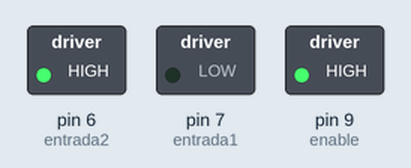
Simulated run of this sketch. Board: Arduino Uno, built with avr-gcc and run on an emulated ATmega328P. On the bench: switched loads named in the sketch (green lamp = pin HIGH).

Above: at 1.0 s.
At 3.0 s:
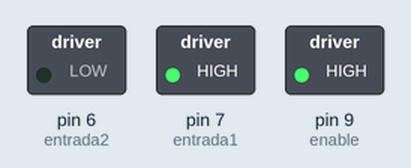
Timing chart, 0 to 5.2 s (numbered marks = the images above):
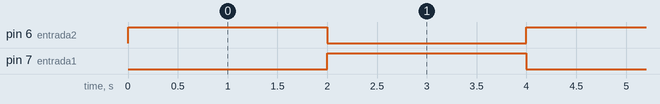

Measured:
- by itself, pin 6 (entrada2), pin 7 (entrada1): alternates HIGH for 2.0 s and LOW for 2.0 s

The sketch:

motor_DC_con_puente_H.ino
```cpp
int entrada1 = 7;
int entrada2 = 6;
int enable = 9;

void setup() {
  pinMode(entrada1,OUTPUT);
  pinMode(entrada2,OUTPUT);
  pinMode(enable,OUTPUT);

  digitalWrite(enable,HIGH);
}

void loop() {
  digitalWrite(entrada1,LOW);
  digitalWrite(entrada2,HIGH);
  delay(2000);
  digitalWrite(entrada1,HIGH);
  digitalWrite(entrada2,LOW);
  delay(2000);
}
```
